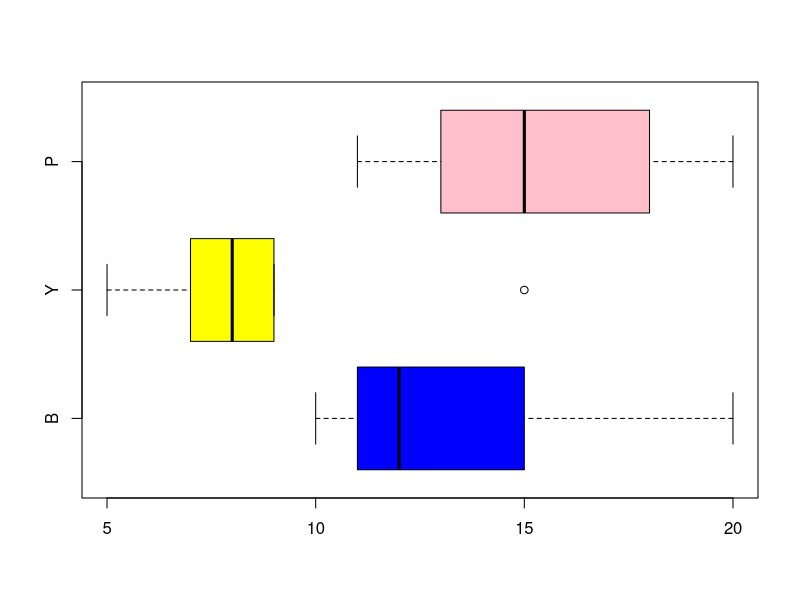

Write the R code that produced this figure.
v1 <- c(10, 12, 15, 11, 20)
v2 <- c(5, 7, 15, 8, 9)
v3 <- c(11, 20, 15, 18, 13)

# boxplot
boxstats <- boxplot(v1, v2, v3, col = c('blue', 'yellow', 'pink'), names = c('B', 'Y', 'P'), horizontal = T)

boxstats
